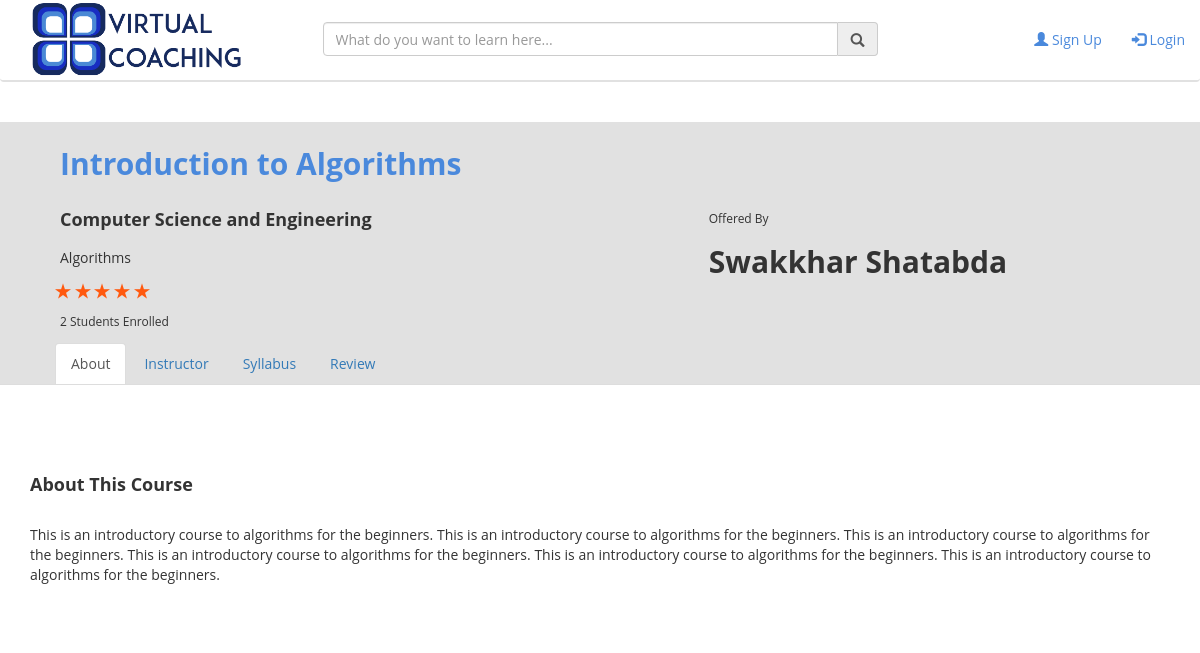
Screenshot of /course_details.php?courseid=10 with the database file from the repository.
### tables this page shows
CREATE TABLE `course` (
  `CourseID` int(11) NOT NULL,
  `ChannelID` int(11) DEFAULT NULL,
  `Subject` varchar(100) DEFAULT NULL,
  `Topic` varchar(100) DEFAULT NULL,
  `CourseTitle` varchar(100) DEFAULT NULL,
  `Image` varchar(100) DEFAULT NULL,
  `Date` date DEFAULT NULL,
  `About` text
);

CREATE TABLE `users` (
  `Email` varchar(100) NOT NULL,
  `Name` varchar(100) DEFAULT NULL,
  `Image` varchar(100) DEFAULT 'user.jpg',
  `Password` varchar(100) DEFAULT NULL,
  `DOB` date NOT NULL,
  `Phone` varchar(30) NOT NULL,
  `Address` varchar(255) NOT NULL,
  `Bio` text NOT NULL,
  `Position` varchar(255) NOT NULL,
  `Organization` varchar(255) NOT NULL
);

### course_details.php (the view, shortened to what this page needs)
<?php include "headers/header.php";
if(isset($_GET["courseid"])) {
	$courseid = $_GET["courseid"];
	$qry = "select * from course where CourseID='$courseid'";
	$res = $db_connect->query($qry) or die('bad query');
	$row = $res->fetch_assoc();
	$channelid = $row["ChannelID"];
	$subject = $row["Subject"];
	$topic = $row["Topic"];
	$title = $row["CourseTitle"];
	$about = $row["About"];
	$qry1 = "SELECT avg(review.Rating) from review WHERE review.CourseID='$courseid'";
	$res1 = $db_connect->query($qry1) or die('bad query2');
	$row1 = $res1->fetch_assoc();
	$rating = $row1["avg(review.Rating)"];
	$fullstar = floor($rating+0.5);
	$qry = "select * from users,channel where channel.Email=users.Email && channel.ChannelID='$channelid'";
	$res = $db_connect->query($qry) or die('bad query');
	$row = $res->fetch_assoc();
	$ownername = $row["Name"];
	$qry = "select * from enroll where CourseID='$courseid'";
	$res = $db_connect->query($qry) or die('bad query');
	$totalenrolled = mysqli_num_rows($res);
}
?>
<div class="row"style="background-color:#e1e1e1; margin-right:0px;">
	<div class="col-md-7" style="padding-left:70px;">
		<h2 style="display:inline-block; color:#4a89dc; font-weight:bold; padding:5px;" id="coursetitle"><?php echo $title; ?></h2>
		<h4 style="padding:5px; font-weight:bold;" id="coursesubject"><?php echo $subject; ?></h4>
		<h5 style="padding:5px;" id="coursetopic"><?php echo $topic; ?></h5>
		<?php for($i=0; $i<$fullstar; $i++) { ?>
		<img src="images/starfull.png">
		<?php } ?>
		<h6 style="padding:5px;"><?php echo $totalenrolled; ?> Students Enrolled</h6>
	</div>
	<div class="col-md-5" style="padding-top: 80px;">
		<h6>Offered By</h6>
		<h2 style="font-weight:bold;"><?php echo $ownername; ?></h2>
	</div>
</div>
<ul class="nav nav-tabs" style="padding-left:55px; position:sticky; z-index: +999; top:80px; overflow: hidden; background-color:#e1e1e1;">
	<li id="li-about" class="active" onclick="about()"><a href="#">About</a></li>
	<li id="li-instructor" onclick="instructor()"><a href="#">Instructor</a></li>
	<li id="li-syllabus" onclick="syllabus()"><a href="#">Syllabus</a></li>
	<li id="li-review" onclick="review()"><a href="#">Review</a></li>
</ul>
<div id="aboutpage" class="container"><br><br>
	<div class="row">
		<div class="col-md-12">
			<br><br><h4 style="font-weight:bold;">About This Course</h4><br>
			<div id="courseabout"><?php echo $about; ?></div>
			<br><br>
		</div>
	</div>
</div>
<?php include "headers/footer.php"; ?>

### rows the page displays
course: CourseTitle "Introduction to Algorithms", Subject "Computer Science and Engineering", Topic "Algorithms", About "This is an introductory course to algorithms for the beginners. This is an introductory course to algorithms for the beginners. This is an introductory course to algorithms for the beginners. This is an introductory course to algorithms for the beginners. This is an introductory course to algorithms for the beginners. This is an introductory course to algorithms for the beginners."
users: Name "Swakkhar Shatabda"

### other values shown
$totalenrolled "2"
